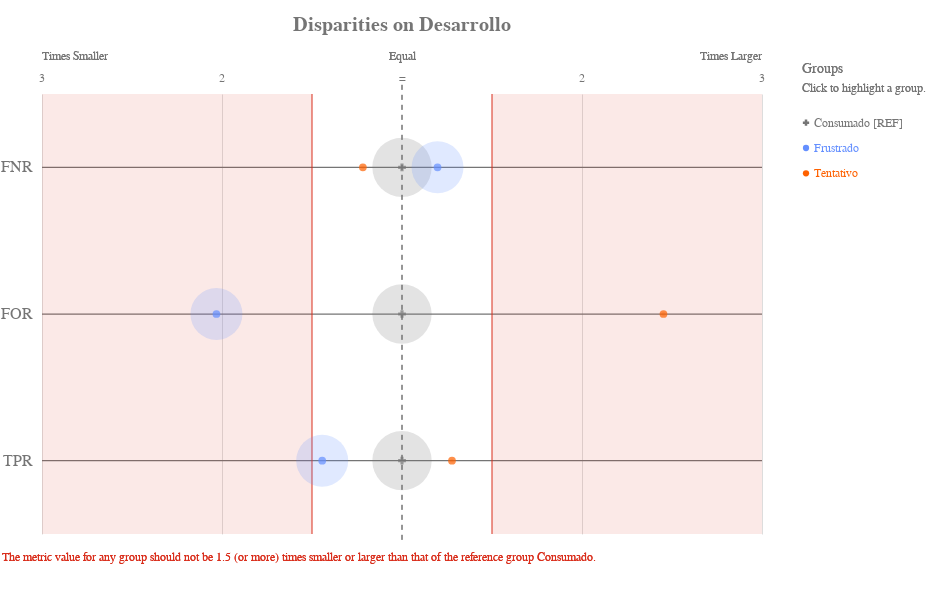

The code cell stored with this chart in its notebook:
### Code cell
ap.disparity(grupo_definido, metrics, 'Desarrollo', fairness_threshold = disparity_tolerance)

### Figure 1 — Vega-Lite specification as saved in the notebook (floating-point values rounded to 4 significant figures)
{"config": {"view": {"continuousWidth": 400, "continuousHeight": 300, "strokeWidth": 0}, "axisLeft": {"labelColor": "rgb(117,117,117)", "labelFont": "Arial", "labelFontSize": 16}, "title": {"align": "center", "baseline": "middle", "color": "rgb(117,117,117)", "font": "Arial", "fontSize": 20, "fontWeight": "bold"}}, "layer": [{"data": {"name": "data-f13954335fe7cb3d572699dbbbe0ffdc"}, "mark": {"type": "rule", "stroke": "rgb(117,117,117)", "strokeWidth": 1.25, "tooltip": ""}, "encoding": {"x": {"type": "quantitative", "field": "x", "scale": {"domain": [-2, 2], "range": [40.0, 760.0]}}, "x2": {"field": "x2"}, "y": {"type": "nominal", "axis": {"domain": false, "labelAngle": 0, "labelPadding": -30, "orient": "left", "ticks": false, "title": ""}, "field": "metric", "scale": {"domain": ["FNR", "FOR", "TPR"], "range": [55.0, 495.0]}}}}, {"data": {"name": "data-79dd248bdaa0ea02c535240e8ad022c8"}, "mark": {"type": "rule", "stroke": "rgb(117,117,117)", "strokeDash": [5, 5], "strokeWidth": 1}, "encoding": {"tooltip": {"value": "Consumado [REF]"}, "x": {"value": 400.0}, "y": {"value": 45.83}, "y2": {"value": 504.2}}}, {"data": {"name": "data-c233327f4cd9b4c2df31bf8015c83e4a"}, "mark": {"type": "text", "align": "center", "color": "rgb(117,117,117)", "font": "Arial", "fontSize": 12, "fontWeight": "normal", "tooltip": ""}, "encoding": {"text": {"type": "nominal", "field": "label"}, "x": {"type": "quantitative", "field": "value", "scale": {"domain": [-2, 2], "range": [40.0, 760.0]}}, "y": {"value": 38.5}}}, {"layer": [{"mark": {"type": "text", "align": "left", "fill": "rgb(117,117,117)", "font": "Arial", "fontSize": 12, "fontWeight": "normal", "tooltip": ""}, "encoding": {"text": {"value": "Times Smaller"}, "x": {"value": 40.0}, "y": {"value": 16.5}}}, {"mark": {"type": "text", "align": "right", "fill": "rgb(117,117,117)", "font": "Arial", "fontSize": 12, "fontWeight": "normal", "tooltip": ""}, "encoding": {"text": {"value": "Times Larger"}, "x": {"value": 760.0}, "y": {"value": 16.5}}}, {"mark": {"type": "text", "align": "center", "fill": "rgb(117,117,117)", "font": "Arial", "fontSize": 12, "fontWeight": "normal", "tooltip": ""}, "encoding": {"text": {"value": "Equal"}, "x": {"value": 400.0}, "y": {"value": 16.5}}}], "data": {"name": "data-79dd248bdaa0ea02c535240e8ad022c8"}}, {"layer": [{"mark": {"type": "rule", "opacity": 0.8, "stroke": "rgb(217, 46, 28)", "strokeWidth": 1.25, "tooltip": ""}, "encoding": {"x": {"type": "quantitative", "field": "min", "scale": {"domain": [-2, 2], "range": [40.0, 760.0]}}, "y": {"value": 55.0}, "y2": {"value": 495.0}}}, {"mark": {"type": "rule", "opacity": 0.8, "stroke": "rgb(217, 46, 28)", "strokeWidth": 1.25, "tooltip": ""}, "encoding": {"x": {"type": "quantitative", "field": "max", "scale": {"domain": [-2, 2], "range": [40.0, 760.0]}}, "y": {"value": 55.0}, "y2": {"value": 495.0}}}, {"layer": [{"mark": {"type": "rect", "fill": "rgb(217, 46, 28)", "opacity": 0.1, "tooltip": ""}, "encoding": {"x": {"type": "quantitative", "field": "min", "scale": {"domain": [-2, 2], "range": [40.0, 760.0]}}, "x2": {"field": "lower_end"}, "y": {"value": 55.0}, "y2": {"value": 495.0}}}, {"mark": {"type": "rect", "fill": "rgb(217, 46, 28)", "opacity": 0.1, "tooltip": ""}, "encoding": {"x": {"type": "quantitative", "field": "max", "scale": {"domain": [-2, 2], "range": [40.0, 760.0]}}, "x2": {"field": "upper_end"}, "y": {"value": 55.0}, "y2": {"value": 495.0}}}]}, {"data": {"name": "data-79dd248bdaa0ea02c535240e8ad022c8"}, "mark": {"type": "text", "align": "left", "baseline": "top", "fill": "rgb(217, 46, 28)", "font": "Arial", "fontSize": 12, "fontWeight": "normal", "tooltip": ""}, "encoding": {"text": {"value": "The metric value for any group should not be 1.5 (or more) times smaller or larger than that of the reference group Consumado."}, "x": {"value": 0}, "y": {"value": 513.3}}}], "data": {"name": "data-11d5890412809b582c0a6b685ba430ea"}}, {"layer": [{"mark": "circle"}, {"data": {"name": "data-6efcc6ae3fa806e21d3c66648af12b3e"}, "mark": {"type": "circle", "opacity": 0.2}, "encoding": {"color": {"condition": {"type": "nominal", "field": "attribute_value", "legend": null, "scale": {"domain": ["Consumado", "Frustrado", "Tentativo"], "range": ["rgb(117,117,117)", "rgb(100, 143, 255)", "rgb(254, 97, 0)", "rgb(220, 38, 127)", "rgb(255, 176, 0)", "rgb(120, 94, 240)"]}, "selection": "selector049"}, "value": "rgb(224,224,224)"}, "size": {"type": "quantitative", "field": "group_size", "legend": null, "scale": {"domain": [0, 8122.0], "range": [0, 4224.0]}}, "tooltip": [{"type": "nominal", "field": "attribute_value", "title": "Group"}, {"type": "nominal", "field": "tooltip_group_size", "title": "Group Size"}, {"type": "nominal", "field": "tooltip_disparity_explanation_fnr", "title": "Disparity"}, {"type": "quantitative", "field": "fnr", "format": ".2f", "title": "FNR"}], "x": {"type": "quantitative", "axis": {"domain": false, "labels": false, "ticks": false, "title": null, "values": [1, 2, -2, -1]}, "field": "fnr_disparity_scaled", "scale": {"domain": [-2, 2], "range": [40.0, 760.0]}}, "y": {"type": "nominal", "axis": {"domain": false, "grid": false, "labels": false, "ticks": false, "title": " "}, "field": "metric_variable", "scale": {"domain": ["FNR", "FOR", "TPR"], "range": [55.0, 495.0]}}}, "selection": {"selector051": {"type": "multi", "empty": "all", "fields": ["attribute_value"]}}, "transform": [{"calculate": "'FNR'", "as": "metric_variable"}]}, {"data": {"name": "data-6efcc6ae3fa806e21d3c66648af12b3e"}, "mark": {"type": "circle", "opacity": 0.2}, "encoding": {"color": {"condition": {"type": "nominal", "field": "attribute_value", "legend": null, "scale": {"domain": ["Consumado", "Frustrado", "Tentativo"], "range": ["rgb(117,117,117)", "rgb(100, 143, 255)", "rgb(254, 97, 0)", "rgb(220, 38, 127)", "rgb(255, 176, 0)", "rgb(120, 94, 240)"]}, "selection": "selector049"}, "value": "rgb(224,224,224)"}, "size": {"type": "quantitative", "field": "group_size", "legend": null, "scale": {"domain": [0, 8122.0], "range": [0, 4224.0]}}, "tooltip": [{"type": "nominal", "field": "attribute_value", "title": "Group"}, {"type": "nominal", "field": "tooltip_group_size", "title": "Group Size"}, {"type": "nominal", "field": "tooltip_disparity_explanation_for", "title": "Disparity"}, {"type": "quantitative", "field": "for", "format": ".2f", "title": "FOR"}], "x": {"type": "quantitative", "axis": {"domain": false, "labels": false, "ticks": false, "title": null, "values": [1, 2, -2, -1]}, "field": "for_disparity_scaled", "scale": {"domain": [-2, 2], "range": [40.0, 760.0]}}, "y": {"type": "nominal", "axis": {"domain": false, "grid": false, "labels": false, "ticks": false, "title": " "}, "field": "metric_variable", "scale": {"domain": ["FNR", "FOR", "TPR"], "range": [55.0, 495.0]}}}, "selection": {"selector053": {"type": "multi", "empty": "all", "fields": ["attribute_value"]}}, "transform": [{"calculate": "'FOR'", "as": "metric_variable"}]}, {"data": {"name": "data-6efcc6ae3fa806e21d3c66648af12b3e"}, "mark": {"type": "circle", "opacity": 0.2}, "encoding": {"color": {"condition": {"type": "nominal", "field": "attribute_value", "legend": null, "scale": {"domain": ["Consumado", "Frustrado", "Tentativo"], "range": ["rgb(117,117,117)", "rgb(100, 143, 255)", "rgb(254, 97, 0)", "rgb(220, 38, 127)", "rgb(255, 176, 0)", "rgb(120, 94, 240)"]}, "selection": "selector049"}, "value": "rgb(224,224,224)"}, "size": {"type": "quantitative", "field": "group_size", "legend": null, "scale": {"domain": [0, 8122.0], "range": [0, 4224.0]}}, "tooltip": [{"type": "nominal", "field": "attribute_value", "title": "Group"}, {"type": "nominal", "field": "tooltip_group_size", "title": "Group Size"}, {"type": "nominal", "field": "tooltip_disparity_explanation_tpr", "title": "Disparity"}, {"type": "quantitative", "field": "tpr", "format": ".2f", "title": "TPR"}], "x": {"type": "quantitative", "axis": {"domain": false, "labels": false, "ticks": false, "title": null, "values": [1, 2, -2, -1]}, "field": "tpr_disparity_scaled", "scale": {"domain": [-2, 2], "range": [40.0, 760.0]}}, "y": {"type": "nominal", "axis": {"domain": false, "grid": false, "labels": false, "ticks": false, "title": " "}, "field": "metric_variable", "scale": {"domain": ["FNR", "FOR", "TPR"], "range": [55.0, 495.0]}}}, "selection": {"selector055": {"type": "multi", "empty": "all", "fields": ["attribute_value"]}}, "transform": [{"calculate": "'TPR'", "as": "metric_variable"}]}, {"layer": [{"mark": "point"}, {"data": {"name": "data-6efcc6ae3fa806e21d3c66648af12b3e"}, "mark": {"type": "point", "filled": true, "size": 60}, "encoding": {"color": {"condition": {"type": "nominal", "field": "attribute_value", "legend": null, "scale": {"domain": ["Consumado", "Frustrado", "Tentativo"], "range": ["rgb(117,117,117)", "rgb(100, 143, 255)", "rgb(254, 97, 0)", "rgb(220, 38, 127)", "rgb(255, 176, 0)", "rgb(120, 94, 240)"]}, "selection": "selector049"}, "value": "rgb(224,224,224)"}, "shape": {"type": "nominal", "field": "attribute_value", "legend": null, "scale": {"domain": ["Consumado", "Frustrado", "Tentativo"], "range": ["cross", "circle", "circle"]}}, "tooltip": [{"type": "nominal", "field": "attribute_value", "title": "Group"}, {"type": "nominal", "field": "tooltip_group_size", "title": "Group Size"}, {"type": "nominal", "field": "tooltip_disparity_explanation_fnr", "title": "Disparity"}, {"type": "quantitative", "field": "fnr", "format": ".2f", "title": "FNR"}], "x": {"type": "quantitative", "axis": {"domain": false, "labels": false, "ticks": false, "title": null, "values": [1, 2, -2, -1]}, "field": "fnr_disparity_scaled", "scale": {"domain": [-2, 2], "range": [40.0, 760.0]}}, "y": {"type": "nominal", "axis": {"domain": false, "grid": false, "labels": false, "ticks": false, "title": " "}, "field": "metric_variable", "scale": {"domain": ["FNR", "FOR", "TPR"], "range": [55.0, 495.0]}}}, "selection": {"selector050": {"type": "multi", "empty": "all", "fields": ["attribute_value"]}}, "transform": [{"calculate": "'FNR'", "as": "metric_variable"}]}, {"data": {"name": "data-6efcc6ae3fa806e21d3c66648af12b3e"}, "mark": {"type": "point", "filled": true, "size": 60}, "encoding": {"color": {"condition": {"type": "nominal", "field": "attribute_value", "legend": null, "scale": {"domain": ["Consumado", "Frustrado", "Tentativo"], "range": ["rgb(117,117,117)", "rgb(100, 143, 255)", "rgb(254, 97, 0)", "rgb(220, 38, 127)", "rgb(255, 176, 0)", "rgb(120, 94, 240)"]}, "selection": "selector049"}, "value": "rgb(224,224,224)"}, "shape": {"type": "nominal", "field": "attribute_value", "legend": null, "scale": {"domain": ["Consumado", "Frustrado", "Tentativo"], "range": ["cross", "circle", "circle"]}}, "tooltip": [{"type": "nominal", "field": "attribute_value", "title": "Group"}, {"type": "nominal", "field": "tooltip_group_size", "title": "Group Size"}, {"type": "nominal", "field": "tooltip_disparity_explanation_for", "title": "Disparity"}, {"type": "quantitative", "field": "for", "format": ".2f", "title": "FOR"}], "x": {"type": "quantitative", "axis": {"domain": false, "labels": false, "ticks": false, "title": null, "values": [1, 2, -2, -1]}, "field": "for_disparity_scaled", "scale": {"domain": [-2, 2], "range": [40.0, 760.0]}}, "y": {"type": "nominal", "axis": {"domain": false, "grid": false, "labels": false, "ticks": false, "title": " "}, "field": "metric_variable", "scale": {"domain": ["FNR", "FOR", "TPR"], "range": [55.0, 495.0]}}}, "selection": {"selector052": {"type": "multi", "empty": "all", "fields": ["attribute_value"]}}, "transform": [{"calculate": "'FOR'", "as": "metric_variable"}]}, {"data": {"name": "data-6efcc6ae3fa806e21d3c66648af12b3e"}, "mark": {"type": "point", "filled": true, "size": 60}, "encoding": {"color": {"condition": {"type": "nominal", "field": "attribute_value", "legend": null, "scale": {"domain": ["Consumado", "Frustrado", "Tentativo"], "range": ["rgb(117,117,117)", "rgb(100, 143, 255)", "rgb(254, 97, 0)", "rgb(220, 38, 127)", "rgb(255, 176, 0)", "rgb(120, 94, 240)"]}, "selection": "selector049"}, "value": "rgb(224,224,224)"}, "shape": {"type": "nominal", "field": "attribute_value", "legend": null, "scale": {"domain": ["Consumado", "Frustrado", "Tentativo"], "range": ["cross", "circle", "circle"]}}, "tooltip": [{"type": "nominal", "field": "attribute_value", "title": "Group"}, {"type": "nominal", "field": "tooltip_group_size", "title": "Group Size"}, {"type": "nominal", "field": "tooltip_disparity_explanation_tpr", "title": "Disparity"}, {"type": "quantitative", "field": "tpr", "format": ".2f", "title": "TPR"}], "x": {"type": "quantitative", "axis": {"domain": false, "labels": false, "ticks": false, "title": null, "values": [1, 2, -2, -1]}, "field": "tpr_disparity_scaled", "scale": {"domain": [-2, 2], "range": [40.0, 760.0]}}, "y": {"type": "nominal", "axis": {"domain": false, "grid": false, "labels": false, "ticks": false, "title": " "}, "field": "metric_variable", "scale": {"domain": ["FNR", "FOR", "TPR"], "range": [55.0, 495.0]}}}, "selection": {"selector054": {"type": "multi", "empty": "all", "fields": ["attribute_value"]}}, "transform": [{"calculate": "'TPR'", "as": "metric_variable"}]}]}]}, {"layer": [{"mark": {"type": "point", "filled": true, "opacity": 1, "size": 39.48}, "encoding": {"color": {"condition": {"type": "nominal", "field": "attribute_value", "legend": null, "scale": {"domain": ["Consumado", "Frustrado", "Tentativo"], "range": ["rgb(117,117,117)", "rgb(100, 143, 255)", "rgb(254, 97, 0)", "rgb(220, 38, 127)", "rgb(255, 176, 0)", "rgb(120, 94, 240)"]}, "selection": "selector049"}, "value": "rgb(224,224,224)"}, "shape": {"type": "nominal", "field": "attribute_value", "legend": null, "scale": {"domain": ["Consumado", "Frustrado", "Tentativo"], "range": ["cross", "circle", "circle"]}}, "x": {"value": 804}, "y": {"type": "nominal", "axis": {"domain": false, "grid": false, "labels": false, "ticks": false, "title": " "}, "field": "attribute_value", "scale": {"domain": ["Consumado", "Frustrado", "Tentativo"], "range": [71, 147]}}}, "selection": {"selector049": {"type": "multi", "empty": "all", "fields": ["attribute_value"]}}}, {"mark": {"type": "text", "align": "left", "baseline": "middle", "font": "Arial", "fontSize": 12, "fontWeight": "normal"}, "encoding": {"color": {"condition": {"type": "nominal", "field": "attribute_value", "legend": null, "scale": {"domain": ["Consumado", "Frustrado", "Tentativo"], "range": ["rgb(117,117,117)", "rgb(100, 143, 255)", "rgb(254, 97, 0)", "rgb(220, 38, 127)", "rgb(255, 176, 0)", "rgb(120, 94, 240)"]}, "selection": "selector049"}, "value": "rgb(224,224,224)"}, "text": {"type": "nominal", "field": "label"}, "x": {"value": 812}, "y": {"type": "nominal", "axis": {"domain": false, "grid": false, "labels": false, "ticks": false, "title": " "}, "field": "attribute_value", "scale": {"domain": ["Consumado", "Frustrado", "Tentativo"], "range": [71, 147]}}}, "selection": {"selector056": {"type": "multi", "empty": "all", "fields": ["attribute_value"]}}}, {"data": {"name": "data-79dd248bdaa0ea02c535240e8ad022c8"}, "mark": {"type": "text", "align": "left", "baseline": "middle", "color": "rgb(117,117,117)", "font": "Arial", "fontSize": 12, "fontWeight": "normal"}, "encoding": {"text": {"value": "Click to highlight a group."}, "x": {"value": 800}, "y": {"value": 49}}}, {"data": {"name": "data-79dd248bdaa0ea02c535240e8ad022c8"}, "mark": {"type": "text", "align": "left", "baseline": "middle", "color": "rgb(117,117,117)", "font": "Arial", "fontSize": 14, "fontWeight": "normal"}, "encoding": {"text": {"value": "Groups"}, "x": {"value": 800}, "y": {"value": 30}}}], "data": {"name": "data-5f460b2281ce654008106d954be18b1d"}}], "height": 550, "padding": {"top": 15, "bottom": 10}, "resolve": {"scale": {"size": "independent", "y": "independent"}}, "title": "Disparities on Desarrollo", "width": 800, "$schema": "https://vega.github.io/schema/vega-lite/v4.8.1.json", "datasets": {"data-f13954335fe7cb3d572699dbbbe0ffdc": [{"metric": "FNR", "x": -2, "x2": 2}, {"metric": "FOR", "x": -2, "x2": 2}, {"metric": "TPR", "x": -2, "x2": 2}], "data-79dd248bdaa0ea02c535240e8ad022c8": [{"a": 1, "b": 0}, {"a": 1, "b": 0}], "data-c233327f4cd9b4c2df31bf8015c83e4a": [{"value": 1, "label": 2}, {"value": 2, "label": 3}, {"value": -2, "label": 3}, {"value": -1, "label": 2}, {"value": 0, "label": "="}], "data-11d5890412809b582c0a6b685ba430ea": [{"min": -0.5, "max": 0.5, "lower_end": -2, "upper_end": 2}], "data-6efcc6ae3fa806e21d3c66648af12b3e": [{"attribute_name": "Desarrollo", "attribute_value": "Consumado", "group_size": 6768, "total_entities": 11987, "fnr": 0.6087, "for": 0.2854, "tpr": 0.3913, "fnr_disparity": 1.0, "for_disparity": 1.0, "tpr_disparity": 1.0, "fnr_disparity_scaled": 0.0, "for_disparity_scaled": 0.0, "tpr_disparity_scaled": 0.0, "tooltip_group_size": "6,768 (56.46%)", "tooltip_disparity_explanation_fnr": "Reference group", "tooltip_disparity_explanation_for": "Reference group", "tooltip_disparity_explanation_tpr": "Reference group"}, {"attribute_name": "Desarrollo", "attribute_value": "Frustrado", "group_size": 5191, "total_entities": 11987, "fnr": 0.7289, "for": 0.1405, "tpr": 0.2711, "fnr_disparity": 1.197, "for_disparity": 0.4924, "tpr_disparity": 0.6929, "fnr_disparity_scaled": 0.1975, "for_disparity_scaled": -1.031, "tpr_disparity_scaled": -0.4433, "tooltip_group_size": "5,191 (43.31%)", "tooltip_disparity_explanation_fnr": "1.20 times larger FNR than the reference group", "tooltip_disparity_explanation_for": "2.03 times smaller FOR than the reference group", "tooltip_disparity_explanation_tpr": "1.44 times smaller TPR than the reference group"}, {"attribute_name": "Desarrollo", "attribute_value": "Tentativo", "group_size": 28, "total_entities": 11987, "fnr": 0.5, "for": 0.7, "tpr": 0.5, "fnr_disparity": 0.8215, "for_disparity": 2.453, "tpr_disparity": 1.278, "fnr_disparity_scaled": -0.2174, "for_disparity_scaled": 1.453, "tpr_disparity_scaled": 0.2777, "tooltip_group_size": "28 (0.23%)", "tooltip_disparity_explanation_fnr": "1.22 times smaller FNR than the reference group", "tooltip_disparity_explanation_for": "2.45 times larger FOR than the reference group", "tooltip_disparity_explanation_tpr": "1.28 times larger TPR than the reference group"}], "data-5f460b2281ce654008106d954be18b1d": [{"attribute_value": "Consumado", "label": "Consumado [REF]"}, {"attribute_value": "Frustrado", "label": "Frustrado"}, {"attribute_value": "Tentativo", "label": "Tentativo"}]}}
